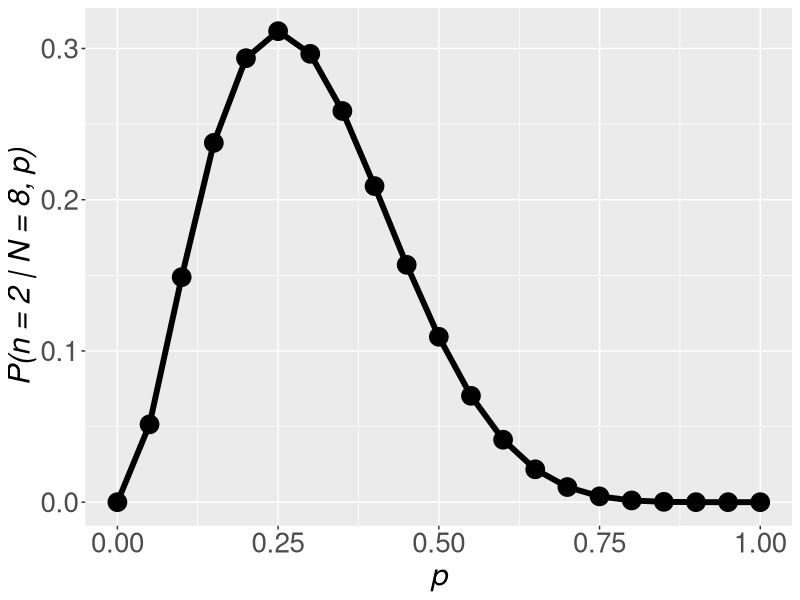
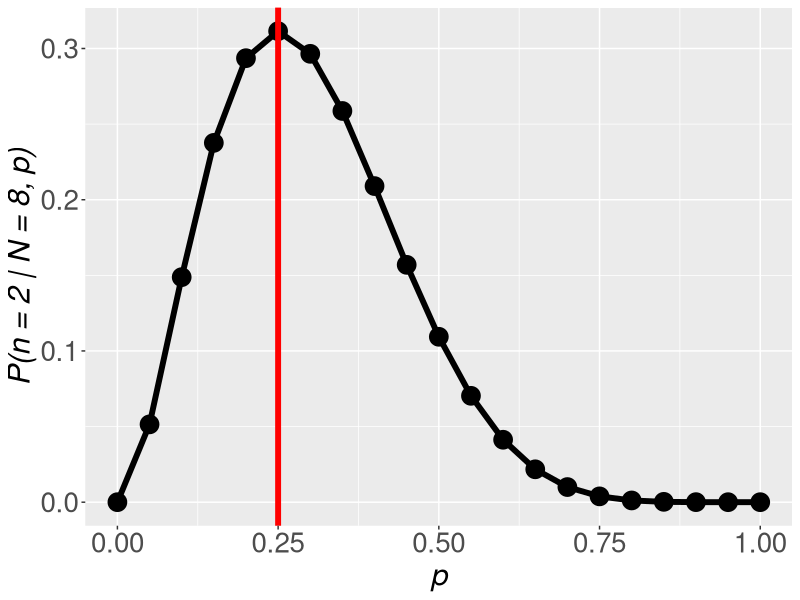
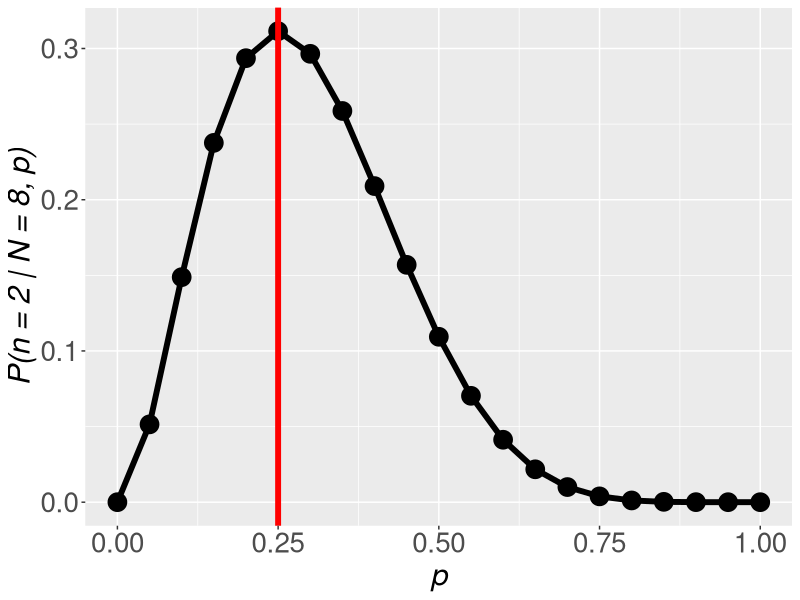
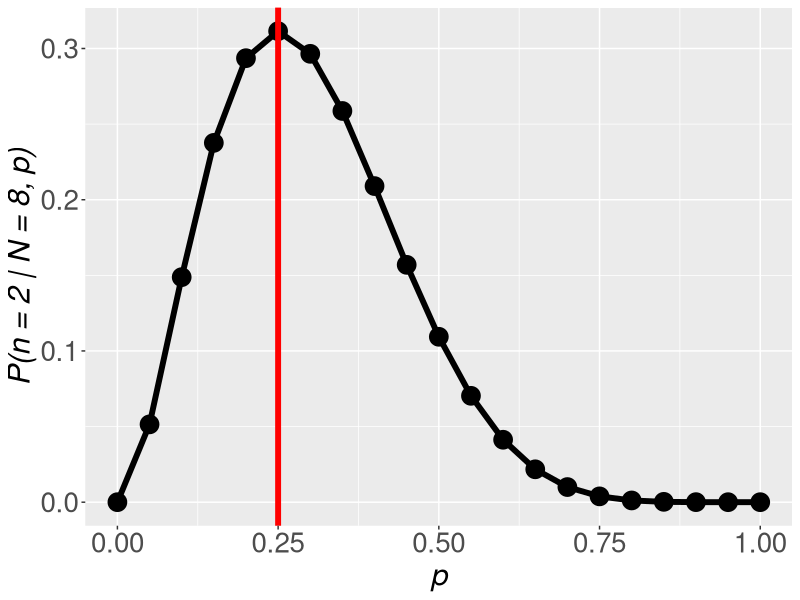
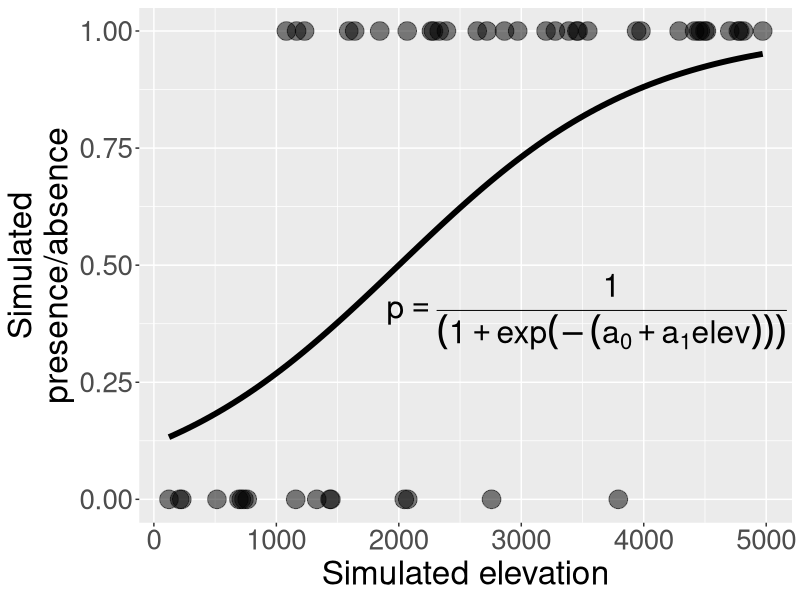
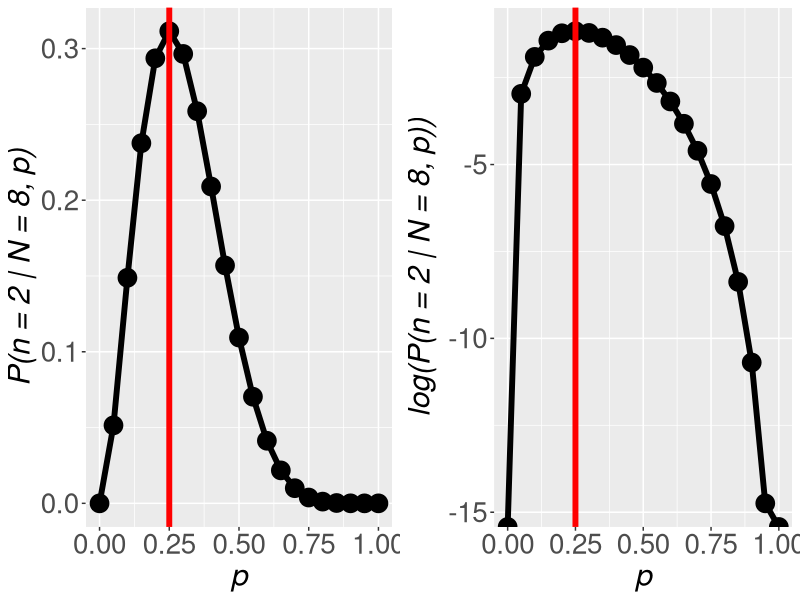
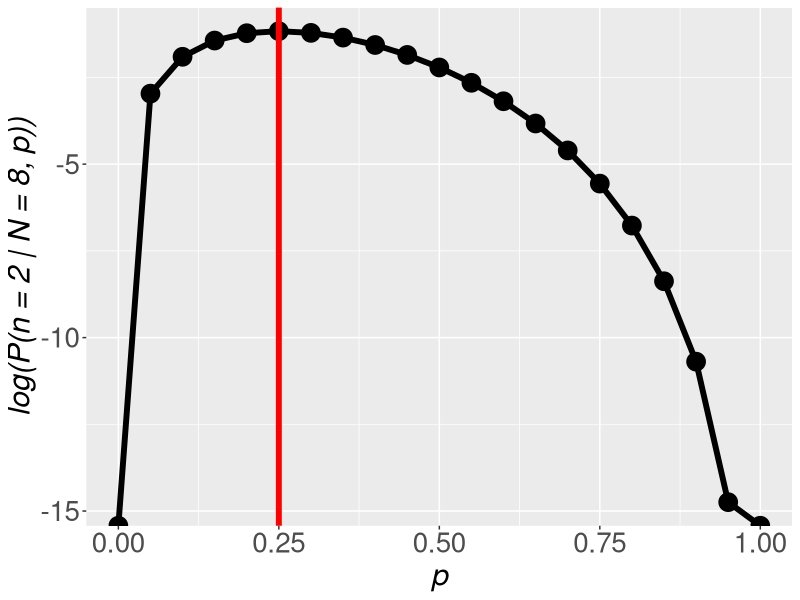

Source code (R) for these figures, in order: (Note: this script raises an error after producing the figures.)
## ---- chunk 1
#| label: setup
#| echo: false
#| message: false
#| warning: false


library(ggplot2)
library(knitr)
library(cowplot)

opts_chunk$set(echo = TRUE)
## ---- chunk 2
kahuli <- c(0, 0, 1, 0, 1, 0, 0, 0)
kahuli
## ---- chunk 3
kahuli
## ---- chunk 4
p <- 0.9
dbinom(2, size = 8, prob = p)
## ---- chunk 5
kahuli
## ---- chunk 6
pp <- seq(0, 1, by = 0.05)

l <- dbinom(2, size = 8, prob = pp)
l
## ---- chunk 7
#| echo: false
#| fig-width: 8
#| fig-height: 4
#| fig-align: center

lik_fun <- data.frame(pp, l)

gp_lik <- ggplot(lik_fun, aes(pp, l)) +
    geom_point(size = 6) +
    geom_line(linewidth = 2) +
    xlab("p") +
    ylab("P(n = 2 | N = 8, p)") +
    theme(axis.text = element_text(size = 20), 
          axis.title = element_text(size = 22, face = "italic"))

gp_lik
## ---- chunk 8
#| echo: false
#| fig-width: 8
#| fig-height: 4
#| fig-align: center


gp_lik +
    geom_vline(xintercept = 0.25, color = "red", linewidth = 2)


## ---- chunk 9
#| echo: false
#| fig-width: 8
#| fig-height: 4
#| fig-align: center


gp_lik +
    geom_vline(xintercept = 0.25, color = "red", linewidth = 2)


## ---- chunk 10
#| echo: false
#| fig-width: 8
#| fig-height: 4
#| fig-align: center


gp_lik +
    geom_vline(xintercept = 0.25, color = "red", linewidth = 2)


## ---- chunk 11
set.seed(123)
nobs <- 50
elev <- runif(nobs, 0, 5000)
p <- 1 / (1 + exp(-(-2 + 0.001 * elev)))
y <- rbinom(nobs, size = 1, prob = p)
dat <- data.frame(elev, y)
## ---- chunk 12
#| echo: false
#| fig-width: 8
#| fig-height: 4
#| fig-align: center

gp_pa <- ggplot(dat, aes(elev, y)) +
    geom_point(size = 6, alpha = 0.5) +
    xlab("Simulated elevation") + 
    ylab("Simulated\npresence/absence") +
    theme(axis.text = element_text(size = 20), 
          axis.title = element_text(size = 24))

gp_pa + 
    geom_function(fun = \(x) 1 / (1 + exp(-(-2 + 0.001 * x))), 
                  linewidth = 2) +
    annotate(geom = "text", x = 1900, y = 0.4, 
             label = expression(p == frac(1 , (1 + exp(-(a[0] + a[1] * elev))))), 
             hjust = "left", size = 8)
## ---- chunk 13
try_a0 <- -1 # close-ish to the truth
try_a1 <- 0.005
l <- dbinom(y, size = 1, 
            prob = 1 / (1 + exp(-(try_a0 + try_a1 * elev)))) |> 
    prod()
## ---- chunk 14
l
## ---- chunk 15
#| echo: false
#| fig-width: 10
#| fig-height: 4
#| fig-align: center

gp_loglik <- ggplot(lik_fun, aes(pp, log(l))) +
    geom_point(size = 6) +
    geom_line(linewidth = 2) +
    xlab("p") +
    ylab("log(P(n = 2 | N = 8, p))") +
    theme(axis.text = element_text(size = 20), 
          axis.title = element_text(size = 22, face = "italic")) +
    geom_vline(xintercept = 0.25, color = "red", linewidth = 2)

gp_lik <- gp_lik +
    geom_vline(xintercept = 0.25, color = "red", linewidth = 2)

plot_grid(gp_lik, gp_loglik)

## ---- chunk 16
#| echo: false
#| fig-width: 8
#| fig-height: 4
#| fig-align: center

gp_loglik

## ---- chunk 17
try_a0 <- -1 # close-ish to the truth
try_a1 <- 0.005

# log likelihood now
ll <- dbinom(y, size = 1, 
            prob = 1 / (1 + exp(-(try_a0 + try_a1 * elev))), 
            log = TRUE) |> 
    sum()

ll
## ---- chunk 18
#| echo: false
#| fig-width: 7
#| fig-height: 5
#| fig-align: center


try_a <- expand.grid(a0 = seq(-8, 1, length.out = 40), 
                     a1 = seq(0.0001, 0.007, length.out = 40))


ll <- sapply(1:nrow(try_a), function(i) {
    dbinom(y, size = 1, 
            prob = 1 / (1 + exp(-(try_a$a0[i] + try_a$a1[i] * elev))), 
            log = TRUE) |> 
    sum()
})

ll <- data.frame(try_a, loglik = ll)



ggplot(ll, aes(a0, a1, z = loglik)) +
    geom_tile(aes(fill = loglik)) +
    scale_fill_viridis_c() +
    geom_contour(color = "black") +
    xlab(expression(hat(a[0]))) +
    ylab(expression(hat(a[1]))) +
    scale_x_continuous(expand = FALSE) +
    scale_y_continuous(expand = FALSE) +
    geom_point(data = ll[which.max(ll$loglik), ], 
               mapping = aes(a0, a1), 
               shape = 4, size = 2, stroke = 2) +
    theme(axis.text = element_text(size = 20), 
          axis.title = element_text(size = 22))
